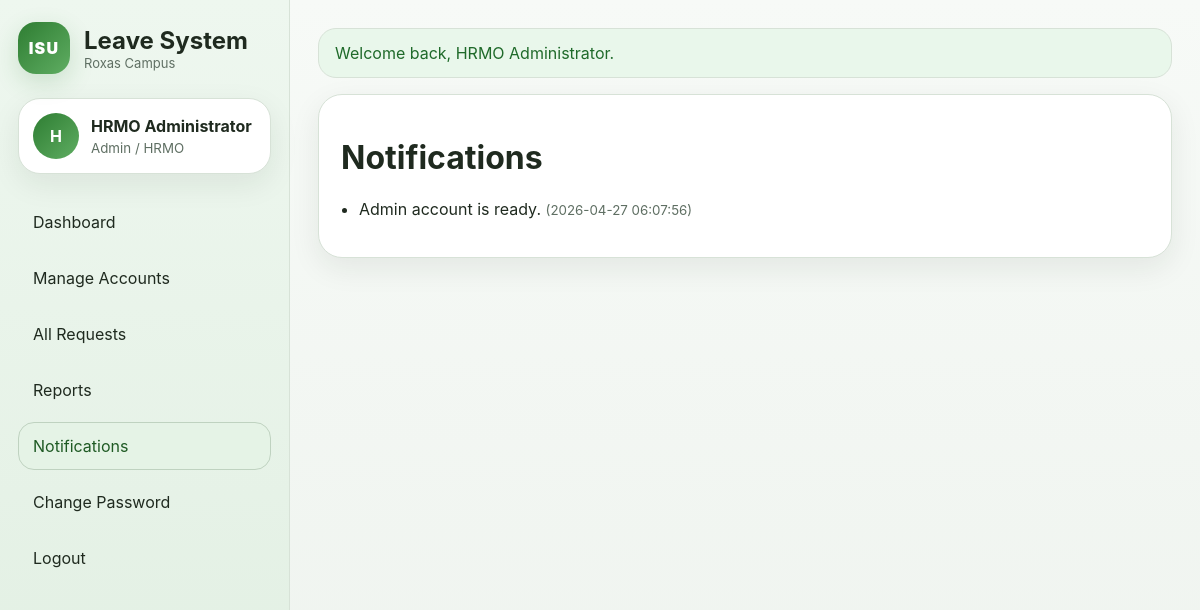
Screenshot of /notifications.php (signed in) with the database file from the repository.
### tables this page shows
CREATE TABLE notifications (
    id INT AUTO_INCREMENT PRIMARY KEY,
    user_id INT NOT NULL,
    message TEXT NOT NULL,
    is_read TINYINT(1) NOT NULL DEFAULT 0,
    created_at TIMESTAMP DEFAULT CURRENT_TIMESTAMP,
    CONSTRAINT fk_notif_user FOREIGN KEY (user_id) REFERENCES users(id) ON DELETE CASCADE
);

### config.php (called while the page is built, shortened)
<?php
function e($value) {
    return htmlspecialchars((string)$value, ENT_QUOTES, 'UTF-8');
}
?>

### notifications.php (the view, shortened to what this page needs)
<?php
require_once __DIR__ . '/auth.php';
$user = currentUser();
$stmt = $db->prepare("SELECT * FROM notifications WHERE user_id=? ORDER BY created_at DESC");
$stmt->execute([$user['id']]);
$rows = $stmt->fetchAll();
include 'layout_top.php';
?>
<div class="card">
    <h1>Notifications</h1>
    <?php if ($rows): ?>
        <ul class="list">
        <?php foreach ($rows as $row): ?>
            <li><?= e($row['message']) ?> <small class="muted">(<?= e($row['created_at']) ?>)</small></li>
        <?php endforeach; ?>
        </ul>
    <?php else: ?>
        <p class="muted">No notifications yet.</p>
    <?php endif; ?>
</div>
<?php include 'layout_bottom.php'; ?>

### style.css (style rules this page uses)
:root { --bg:#eef3ee; --bg-soft:#f7faf7; --panel:#ffffff; --panel-2:#f2f6f2; --line:#d7e2d7; --text:#1f2a1f; --muted:#5f6f63; --primary:#2e7d32; --primary-dark:#1f5a24; --primary-soft:#e5f3e6; --success:#2e7d32; --danger:#c0392b; --warning:#d68b00; --shadow:0 10px 30px rgba(31,42,31,.08); }
* { box-sizing:border-box }
html { scroll-behavior:smooth }
body { margin:0;font-family:Inter,Segoe UI,Arial,sans-serif;color:var(--text);background:linear-gradient(180deg,var(--bg-soft),var(--bg)); }
.profile,.card,.login-card,.hero-pane,.note-box,.stat,.print-sheet,.mini-card { background:var(--panel);border:1px solid var(--line);box-shadow:var(--shadow) }
.card,.print-sheet,.mini-card { padding:22px;border-radius:24px;margin-bottom:20px }
.hero-head p,.muted { color:var(--muted) }
.list { padding-left:18px }
.list li { margin-bottom:10px }

### rows the page displays
notifications: message "Admin account is ready.", created_at "2026-04-27 06:07:56"

### other values shown
substr($user['fullname'], 0, 1) "H"
$user['fullname'] "HRMO Administrator"
roleLabel($user['role']) "Admin / HRMO"
$msg "Welcome back, HRMO Administrator."
